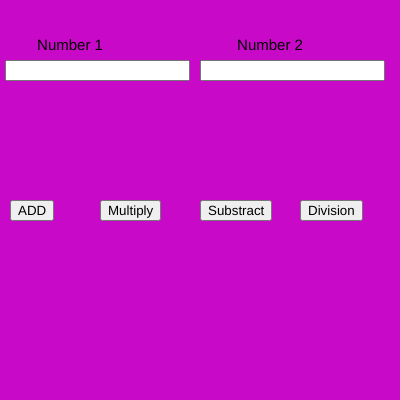
Frame 1 (no input)
Frame 60 (no input): identical to frame 1, image omitted
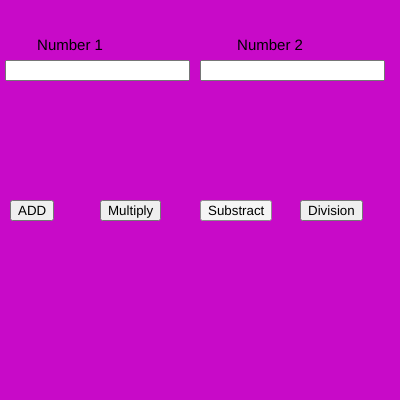
Frame 120 (the mouse pressed at the canvas centre since frame 60)

The p5.js sketch that drew these frames (run headless with seeded random() and noise() and a simulated clock; from frame 60 on, the mouse is pressed at the canvas centre):

// p5.js sketch
// ── sketch.js
var num1,num2,n1,n2;
var b1,b2,b3,b4;
function setup(){

createCanvas(400,400);

num1=createInput();
num1.position(5,60);

num2=createInput();
num2.position(200,60);

b1=createButton("ADD");
b1.position(10,200);
b1.mousePressed(add);

b2=createButton("Multiply");
b2.position(100,200);
b2.mousePressed(mul);

b3=createButton("Substract");
b3.position(200,200);
b3.mousePressed(sub);

b4=createButton("Division");
b4.position(300,200);
b4.mousePressed(div);

textAlign(CENTER);
textSize(15);

}
function draw(){

background(200,10,200);

text("Number 1",70,50);
text("Number 2", 270,50);

n1=parseInt(num1.value());
n2=parseInt(num2.value());

}
function add(){
console.log(n1+n2);
}
function sub(){
console.log(n1-n2);
}
function mul(){
console.log(n1*n2);
}
function div(){
console.log(n1/n2);
}
